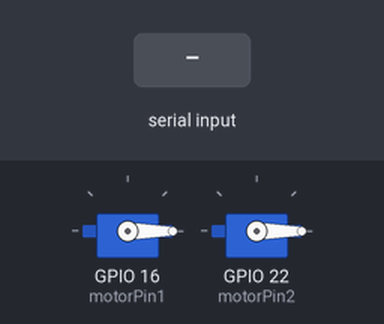
The sketch below on a simulated ESP32. Shown: 2 × servo. The inputs (shaded band) are chosen by the test bench. What the sketch prints to the serial monitor is not drawn.

Above: at 1.3 s.
1.4 s: "q\n" received over Serial
At 2.7 s:
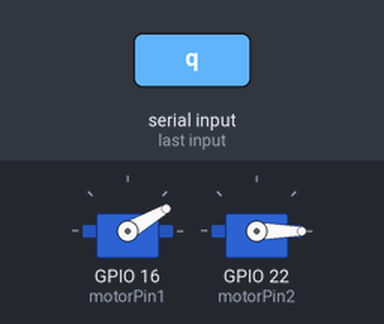
3.2 s: "e\n" received over Serial
At 4.0 s:
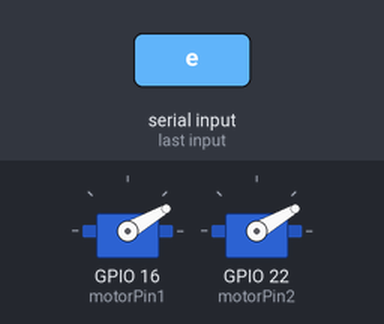
5.0 s: "w\n" received over Serial
At 6.5 s:
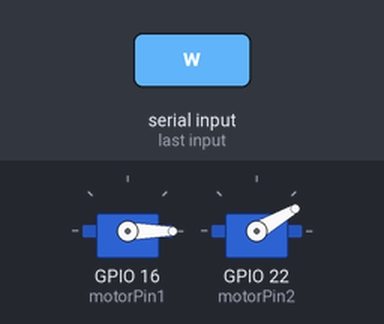
6.8 s: "e\n" received over Serial
At 8.0 s:
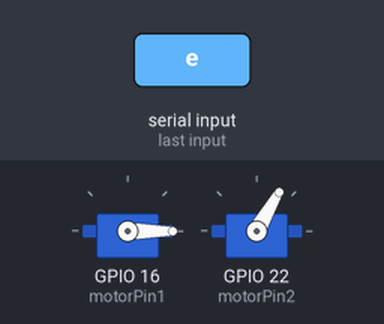
8.6 s: "r\n" received over Serial
At 8.75 s:
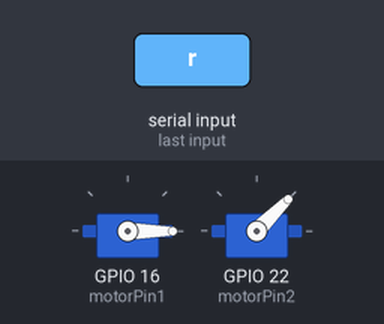
Timing chart, 0 to 11.4 s (numbered marks = the images above; inputs shaded):
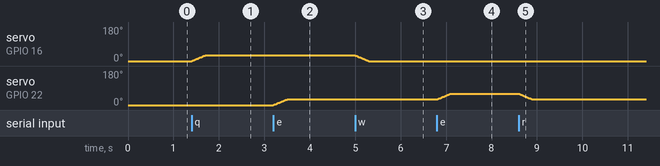

The sketch:

H_angle_test.ino
```cpp
#include <ESP32Servo.h>  // ESP32용 Servo 라이브러리

Servo servo1;
Servo servo2;

const int motorPin1 = 16;  // ESP32 GPIO16에 연결
const int motorPin2 = 22;  // ESP32 GPIO22에 연결
int angle1 = 0;            // servo1 초기 각도
int angle2 = 0;            // servo2 초기 각도

void setup() {
  // 50Hz(20ms) 서보 표준 주기 설정
  servo1.setPeriodHertz(50);
  servo2.setPeriodHertz(50);

  // attach(pin, minPulse, maxPulse)로 서보 핀 지정
  servo1.attach(motorPin1, 500, 2500);
  servo2.attach(motorPin2, 500, 2500);

  // 초기 위치로 이동
  servo1.write(angle1);
  servo2.write(angle2);

  Serial.begin(115200);
  delay(100);
  Serial.println("Enter q/w/e/r:");
}

void loop() {
  if (Serial.available() > 0) {
    char input = Serial.read();

    if (input == 'q') {
      Serial.print("+30 servo1 -> ");   // 'q' 키를 누르면 servo1을 +30° 만큼 부드럽게 증가
      for (int i = 0; i < 30; i++) {
        angle1 = angle1 + 1;           // 각도를 1°씩 증가
        if (angle1 > 180) angle1 = 180; // 180° 초과 방지
        servo1.write(angle1);           // 변경된 각도로 서보 이동
        delay(10);                       // 과부화 방지
      }
      Serial.println(angle1);           // 최종 각도 출력

    } else if (input == 'w') {
      Serial.print("-30 servo1 -> ");   // 'w' 키를 누르면 servo1을 -30° 만큼 부드럽게 증가
      for (int i = 0; i < 30; i++) {
        angle1 = angle1 - 1;           // 각도를 1°씩 감소
        if (angle1 < 0) angle1 = 0;     // 0° 미만 방지
        servo1.write(angle1);           // 변경된 각도로 서보 이동
        delay(10);                       // 과부화 방지
      }
      Serial.println(angle1);           // 최종 각도 출력

    } else if (input == 'e') {
      Serial.print("+30 servo2 -> ");   // 'e' 키를 누르면 servo2를 +30° 만큼 부드럽게 증가
      for (int i = 0; i < 30; i++) {
        angle2 = angle2 + 1;           // 각도를 1°씩 증가
        if (angle2 > 180) angle2 = 180; // 180° 초과 방지
        servo2.write(angle2);           // 변경된 각도로 서보 이동
        delay(10);                       // 과부화 방지
      }
      Serial.println(angle2);           // 최종 각도 출력

    } else if (input == 'r') {
      Serial.print("-30 servo2 -> ");   // 'r' 키를 누르면 servo2를 -30° 만큼 부드럽게 감소
      for (int i = 0; i < 30; i++) {
        angle2 = angle2 - 1;           // 각도를 1°씩 감소
        if (angle2 < 0) angle2 = 0;     // 0° 미만 방지
        servo2.write(angle2);           // 변경된 각도로 서보 이동
        delay(10);                       // 과부화 방지
      }
      Serial.println(angle2);           // 최종 각도 출력

    } else if (input != '\n' && input != '\r') {    // 그 외 다른 문자를 입력했을 때 안내 메시지 출력
      Serial.print("Unknown cmd '");
      Serial.print(input);
      Serial.println("'. Use q/w/e/r.");
    }

    // 명령 입력 대기 안내
    Serial.println("Enter q/w/e/r:");
  }
}
```

Measured:
- after the input at 1.4 s, servo on GPIO 16 (motorPin1): moves from 0° to 30° over 0.30 s, starting at once
- after the input at 3.2 s, servo on GPIO 22 (motorPin2): moves from 0° to 30° over 0.30 s, starting at once
- after the input at 5.0 s, servo on GPIO 16 (motorPin1): moves from 30° to 0° over 0.30 s, starting at once
- after the input at 6.8 s, servo on GPIO 22 (motorPin2): moves from 30° to 60° over 0.30 s, starting at once
- after the input at 8.6 s, servo on GPIO 22 (motorPin2): moves from 60° to 30° over 0.30 s, starting at once
